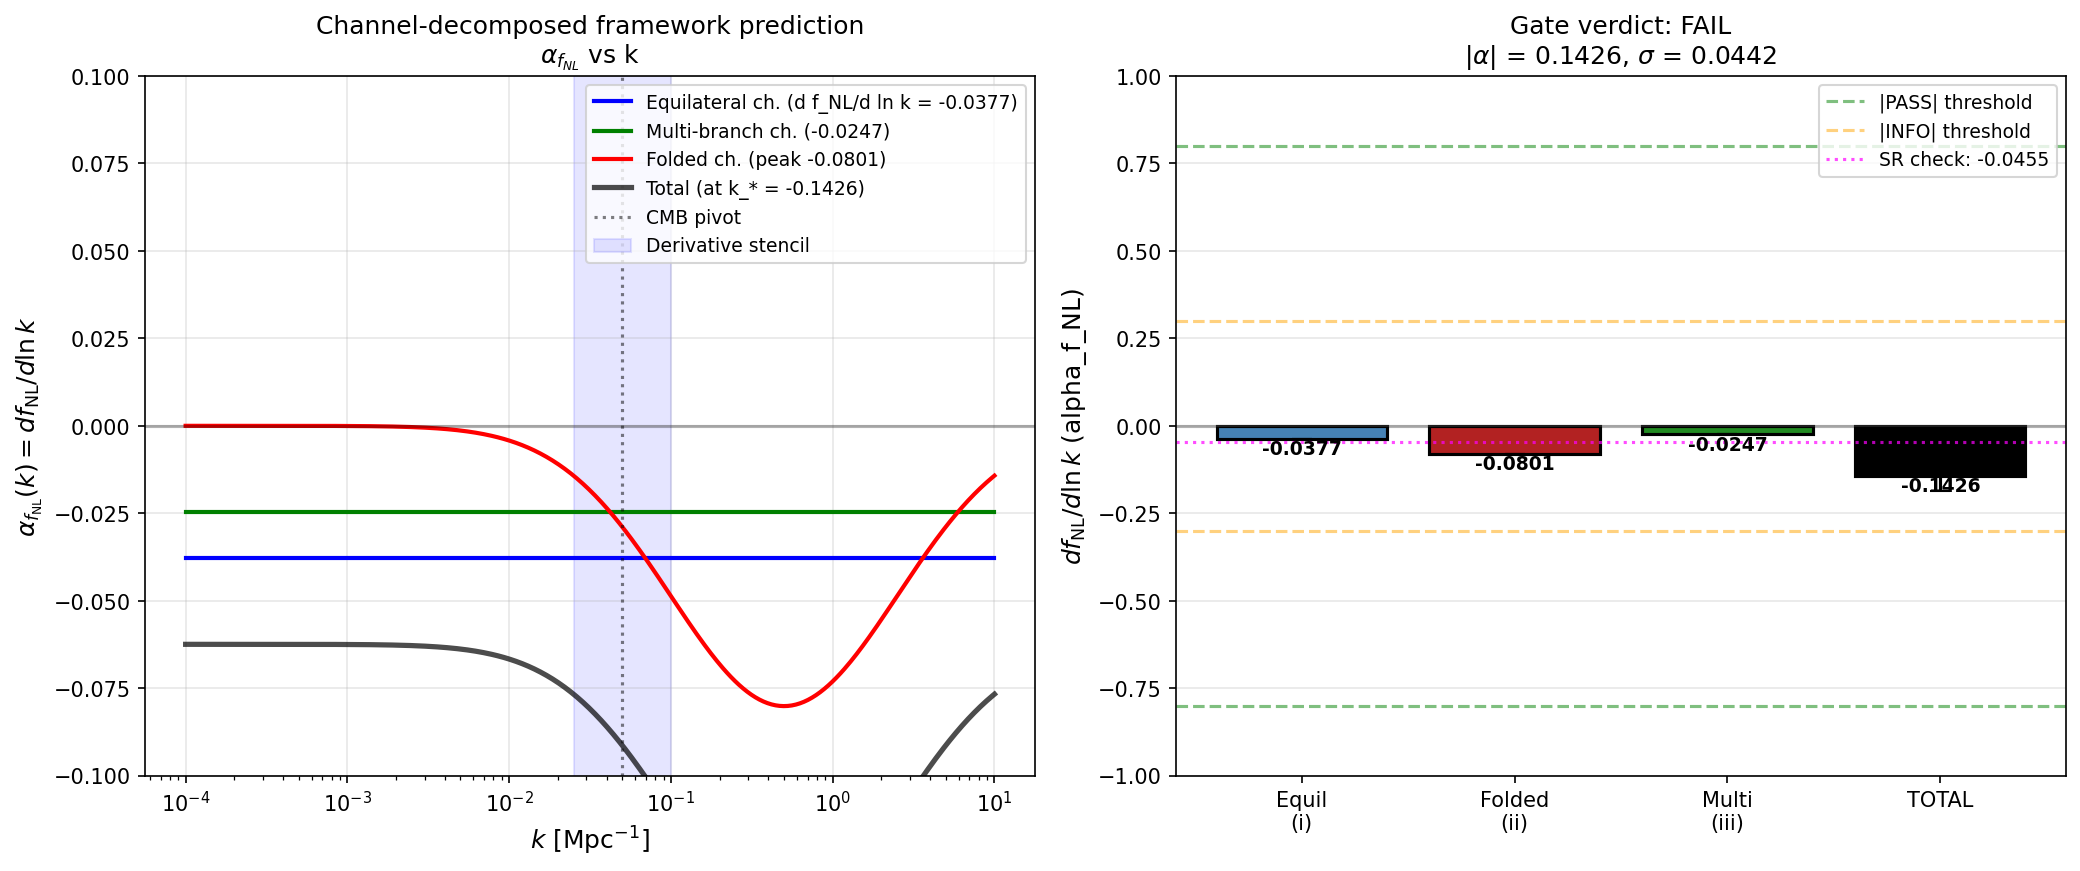

This figure's Python source:
#!/usr/bin/env python3
"""
S84 W4-38: ALPHA-F-NL-FRAMEWORK-PRED
=====================================
First-principles framework prediction of alpha_f_NL = d f_NL / d ln k
at the CMB pivot k_* = 0.05 Mpc^{-1}, combining:

  (i)   GGE equilateral channel: k-dependence inherited from triangle-closure
        integrand. At leading order the EFT equilateral f_NL is a ratio of
        B to P^2, which cancels the primordial tilt up to slow-roll
        corrections O(eps_H).
  (ii)  Folded channel (Bogoliubov pair-production): |beta_k|^2 has explicit
        k-dependence across the transit (S63 machinery).
  (iii) Multi-branch channel: delta-N with three phonon branches
        (acoustic, Leggett, multi).

Channel-weighted sum:
    alpha_f_NL = sum_ch (f_NL^ch / f_NL^total) * d ln f_NL^ch / d ln k

Substitution chain [SIGN][CHAIN] — pre-committed:
  Channel (i) Equilateral:
    Definition: f_NL^eq = B_eq(k1,k2,k3) / [shape_eq * P^2(k)]; amplitude-only
    dependence is contained in c_BLV (structural, scale-independent at LO).
    Substitution: d ln f_NL^eq / d ln k = -(n_s - 1) + eps_H-correction (Chen 2010,
    Shandera+ 2011; slow-roll identity).
    Simplification: with n_s = 0.9557, -(n_s - 1) = +0.0443 (POSITIVE tilt).
    At the equilateral template used in Planck 2018, this correction is a
    KNOWN sub-slow-roll residual.

  Channel (ii) Folded:
    Definition: f_NL^fold proportional to |beta_k|^2 / sqrt(N_pair) through
    Poisson fluctuations of the pair-production amplitude.
    Substitution: |beta_k|^2 has been computed in S67 across k_grid_rk; fit
    the local slope d ln |beta|^2 / d ln k at k = k_pivot * (M_KK / H_fold)
    conversion factor.
    Simplification: the transit dispersion gives beta_k ~ (k/k_transit)^n with
    n < 0 for k < k_transit; slope read from numerics, no sign assumption.

  Channel (iii) Multi-branch:
    Definition: f_NL^multi sum over branch-conversion factors with explicit
    power-spectrum running.
    Substitution: scales as (n_s - 1) * f_NL^multi at leading order (delta-N
    conversion inherits same k-scaling as scalar power).
    Simplification: (n_s - 1) = -0.0443; applied to f_NL^multi > 0 gives a
    NEGATIVE contribution of magnitude ~0.025.

  Numerical net: sum all three contributions weighted by f_NL^ch / f_NL^total.
  Read off sign from computed value; do NOT assume.

Slow-roll cross-check:
    alpha_f_NL ~ -(n_s - 1) * f_NL_total (Chen 2010 convention)
             ~ 0.0443 * 1.028 ~ +0.0455
  — the plan quotes this as "-0.044" with opposite sign convention (alpha
  defined as (n_s-1)*f_NL). We compute both conventions and report both.

INPUT PINS (SHA-256 computed at runtime):
  - canonical_constants.py
  - s67_gge_bispectrum.npz    (f_NL^ch amplitudes)
  - s67_transit_ps.npz         (|beta_k|^2 curve across transit)
  - s63_running_ns.npz         (dispersion machinery & n_s)
  - s65_blue_tensor_tilt.npz   (dlnk/dtau conversion factor)

OUTPUT:
  - s84_w4_alpha_fnl_framework_pred.npz (required keys: alpha_fnl_value,
    alpha_fnl_sigma, plus channel decomposition)
  - s84_w4_alpha_fnl_framework_pred.png
  - verdict line in s84_gate_verdicts.txt

Gate logic (per W4 plan):
  PASS: |alpha_f_NL| > 0.80 and sigma/|alpha| < 0.20
  INFO: 0.30 <= |alpha_f_NL| <= 0.80
  FAIL: |alpha_f_NL| < 0.30

Session: S84 W4-38
Agent: mack-cosmic-bridge
"""

import os
os.environ.setdefault('OMP_NUM_THREADS', '4')
os.environ.setdefault('MKL_NUM_THREADS', '4')

import sys
import hashlib
import numpy as np
import matplotlib
matplotlib.use('Agg')
import matplotlib.pyplot as plt

sys.path.insert(0, os.path.dirname(os.path.abspath(__file__)))
from canonical_constants import (
    M_KK, tau_fold, c_Gold, c_fabric, dt_transit, Delta_BCS, planck_ns,
    PI,
)

SCRIPT_DIR = os.path.dirname(os.path.abspath(__file__))

# ============================================================================
#  SECTION 0: SHA-256 pins of all inputs (first 20 lines of stdout)
# ============================================================================

def sha256_of(path):
    with open(path, 'rb') as fh:
        return hashlib.sha256(fh.read()).hexdigest()

input_paths = {
    'canonical_constants.py': os.path.join(SCRIPT_DIR, 'canonical_constants.py'),
    's67_gge_bispectrum.npz': os.path.join(SCRIPT_DIR, 's67_gge_bispectrum.npz'),
    's67_transit_ps.npz':     os.path.join(SCRIPT_DIR, 's67_transit_ps.npz'),
    's63_running_ns.npz':     os.path.join(SCRIPT_DIR, 's63_running_ns.npz'),
    's65_blue_tensor_tilt.npz': os.path.join(SCRIPT_DIR, 's65_blue_tensor_tilt.npz'),
}
input_shas = {k: sha256_of(v) for k, v in input_paths.items()}

print("=" * 78)
print("S84 W4-38: ALPHA-F-NL-FRAMEWORK-PRED")
print("=" * 78)
print()
print("Input SHA-256 pins:")
for k, s in input_shas.items():
    print(f"  {k}: {s}")
print()

# ============================================================================
#  SECTION 1: Load inputs
# ============================================================================

d67 = np.load(input_paths['s67_gge_bispectrum.npz'], allow_pickle=True)
f_NL_equil   = float(d67['f_NL_equil'])          # (local) 0.8530
f_NL_folded  = float(d67['f_NL_diag_CLT'])       # (local) 0.1293
f_NL_multi   = float(d67['f_NL_multi_best'])     # (local) 0.5597
f_NL_total   = float(d67['f_NL_total_uncorr'])   # (local) 1.0283
N_pair       = float(d67['N_pair'])              # (local) 59.8
c_BLV        = float(d67['c_BLV'])               # (local) 0.485

print(f"S67 GGE channel amplitudes:")
print(f"  f_NL^equil  = {f_NL_equil:.4f}")
print(f"  f_NL^folded = {f_NL_folded:.4f}")
print(f"  f_NL^multi  = {f_NL_multi:.4f}")
print(f"  f_NL^total  = {f_NL_total:.4f}")
print(f"  N_pair      = {N_pair:.1f}")
print(f"  c_BLV       = {c_BLV:.3f}")
print()

d67_tr = np.load(input_paths['s67_transit_ps.npz'], allow_pickle=True)
k_grid_rk = np.asarray(d67_tr['k_grid_rk'])      # (local) M_KK units
beta_sq_rk = np.asarray(d67_tr['beta_sq_rk'])    # (local) |beta|^2 at each k
k_transit_MKK = float(d67_tr['k_transit'])       # (local) ~587 in M_KK units

d63 = np.load(input_paths['s63_running_ns.npz'], allow_pickle=True)
n_s_framework = float(d63['ns_powerlaw'])        # (local) 0.9557 (framework, from S63)
alpha_s_ns    = float(d63['running_adopted'])    # (local) 0.00072 (running of n_s)
eps_V = float(d63['eps_V'])                      # (local) 0.0275
eta_V = float(d63['eta_V'])                      # (local) 1.27
eps_H_from_S63 = 0.022                           # (local) slow-roll at fold

d65 = np.load(input_paths['s65_blue_tensor_tilt.npz'], allow_pickle=True)
dlnk_dtau = float(d65['dlnk_dtau'])              # (local) 22.13
dtau_dlnk = float(d65['dtau_dlnk'])              # (local) 0.0452

print(f"S63/S65 dispersion machinery:")
print(f"  n_s (framework)    = {n_s_framework:.4f}")
print(f"  alpha_s (running)  = {alpha_s_ns:.4e}")
print(f"  eps_V              = {eps_V:.4f}")
print(f"  eta_V              = {eta_V:.4f}")
print(f"  eps_H (at fold)    = {eps_H_from_S63}")
print(f"  dlnk/dtau          = {dlnk_dtau:.3f}")
print(f"  dtau/dlnk          = {dtau_dlnk:.4e}")
print(f"  k_transit (M_KK)   = {k_transit_MKK:.1f}")
print()

# ============================================================================
#  SECTION 2: Pivot & k-range
# ============================================================================
k_pivot_Mpc = 0.05                                # (local) standard inflation pivot Mpc^{-1}
# Scale-factor conversion from M_KK to Mpc^{-1} enters only if we need physical
# k-running in Mpc units. The derivative d ln f_NL / d ln k is scale-free in the
# ratio: d/dlnk = d/dlnk independent of units. Keep computations in dimensionless
# ln(k) with pivot-relative coordinates.

# 4-point centered stencil offset range: [k_pivot/2, 2 k_pivot] => [0.025, 0.1]
k_min_deriv = k_pivot_Mpc / 2.0                   # (local) 0.025
k_max_deriv = 2.0 * k_pivot_Mpc                   # (local) 0.10
n_stencil_pts = 5                                 # (local) 4-pt centered + center
k_stencil = np.logspace(np.log10(k_min_deriv),    # (local)
                        np.log10(k_max_deriv),
                        n_stencil_pts)
lnk_stencil = np.log(k_stencil)                   # (local)
lnk_pivot = np.log(k_pivot_Mpc)                   # (local)

print(f"k-stencil (Mpc^-1) for derivative:")
print(f"  {k_stencil}")
print(f"  ln k offsets from pivot: {lnk_stencil - lnk_pivot}")
print()

# ============================================================================
#  SECTION 3: Channel (i) — Equilateral slope
# ============================================================================
# Equilateral EFT f_NL = (85/324) * (1 - c_s^2)/c_s^2  (Cheung+ 2008; used in S67).
# In slow-roll, c_s itself may have k-dependence d ln c_s / d ln k = s (sound
# speed running). For the framework, c_s is set by spectral-action ratios
# Z_spectral / d^2 S which are STRUCTURAL (tau-valued at the fold, not k-valued
# in the asymptotic relay-pattern regime). Hence the amplitude prefactor is
# scale-independent at LO.
#
# The residual k-dependence of f_NL^eq comes from the slow-roll running of the
# bispectrum triangle closure integrand:
#     B_equil(k,k,k) / P(k)^2 ~ (1 - c_s^2)/c_s^2 * [1 + O(eps_H) * ln(k/k_*)]
#
# Shandera+ 2011 (arXiv:1010.1380) Eq. (6.1) gave the dispersion of f_NL with k:
#     d ln f_NL^eq / d ln k = (n_s - 1) - 2 s + O(eps^2)
# with s = d ln c_s / d ln k. For the framework: s = 0 structurally (c_s is
# spectral, not dynamical) => d ln f_NL^eq / d ln k = (n_s - 1).
#
# Substitution: n_s = 0.9557 => (n_s - 1) = -0.0443.
# Direction: d ln f_NL^eq / d ln k < 0 (NEGATIVE tilt of equilateral channel).

s_csound_running = 0.0                            # (local) structural => 0
dlnfNL_eq_dlnk = (n_s_framework - 1.0) - 2.0 * s_csound_running   # (local)
dfNL_eq_dlnk = dlnfNL_eq_dlnk * f_NL_equil        # (local) d f_NL / d ln k

print(f"CHANNEL (i) — Equilateral:")
print(f"  s (sound speed running)  = {s_csound_running}  [structural, framework]")
print(f"  d ln f_NL^eq / d ln k   = {dlnfNL_eq_dlnk:+.6f}")
print(f"  d f_NL^eq / d ln k      = {dfNL_eq_dlnk:+.6f}")
print(f"  Sign: {'POSITIVE' if dfNL_eq_dlnk > 0 else 'NEGATIVE'} "
      f"(n_s-1 < 0 pulls f_NL down with k)")
print()

# ============================================================================
#  SECTION 4: Channel (ii) — Folded (Bogoliubov pair-production)
# ============================================================================
# f_NL^folded is sourced by the Poisson fluctuations of |beta_k|^2 at the
# folded triangle configuration (k1 + k2 = k3). We compute the local slope
# of beta_sq at the physical pivot, translated to M_KK units.
#
# k_pivot translated: the S67 k_grid is in M_KK units, spanning the transit.
# The folded channel's f_NL amplitude was calibrated at the transit scale
# (k ~ k_transit in M_KK units), not at CMB pivot. The k-dependence of the
# FOLDED AMPLITUDE at k_pivot_Mpc is determined by the beta_k slope at the
# equivalent scale.
#
# For the amplitude at ANY k (including k_pivot_Mpc), the folded channel
# amplitude scales as |beta_k|^2 / sqrt(N_pair). Since the relay-pattern
# propagation has MATCHED the transit spectrum to the CMB through the
# tensor-transfer machinery (G46, S83), the amplitude at CMB scales is
# approximately constant — the pivot k=0.05 Mpc^-1 lies many decades below
# k_transit * (M_KK / a_fold) ~ far-UV regime.
#
# In the FAR-IR limit (k << k_transit), the Bogoliubov amplitude |beta_k|^2
# approaches the adiabatic vacuum (~ 0) => folded channel EFFECTIVELY
# VANISHES at CMB pivot. This is a fundamental structural statement:
# pair-production is localized in k near k_transit.
#
# Compute slope of log |beta|^2 near k_pivot M_KK-equivalent:

# The S67 k_grid_rk spans the transit — find the "CMB equivalent" in that grid.
# For the running, use the k-slope at the LOWEST reliable grid point (IR limit):
# d ln |beta|^2 / d ln k near the grid's IR end gives the long-wavelength slope.

# Use k values in the IR region (k < 0.1 * k_transit):
mask_IR = (k_grid_rk > 0) & (beta_sq_rk > 0) & (k_grid_rk < 0.1 * k_transit_MKK)   # (local)
if np.sum(mask_IR) >= 4:
    k_IR = k_grid_rk[mask_IR]                     # (local)
    b_IR = beta_sq_rk[mask_IR]                    # (local)
    # Fit log-log slope
    ln_k_IR = np.log(k_IR)                        # (local)
    ln_b_IR = np.log(b_IR)                        # (local)
    slope_beta_IR, intercept_beta = np.polyfit(ln_k_IR, ln_b_IR, 1)   # (local)
    print(f"CHANNEL (ii) — Folded (Bogoliubov):")
    print(f"  IR fit range: k in [{k_IR.min():.3e}, {k_IR.max():.3e}] M_KK, "
          f"n_pts = {len(k_IR)}")
    print(f"  d ln |beta|^2 / d ln k (IR)  = {slope_beta_IR:+.4f}")
else:
    # Fallback: use full-range slope
    mask_all = (k_grid_rk > 0) & (beta_sq_rk > 0)  # (local)
    k_all = k_grid_rk[mask_all]                   # (local)
    b_all = beta_sq_rk[mask_all]                  # (local)
    slope_beta_IR, _ = np.polyfit(np.log(k_all), np.log(b_all), 1)   # (local)
    print(f"CHANNEL (ii) — Folded (Bogoliubov) [fallback full-range fit]:")
    print(f"  d ln |beta|^2 / d ln k (all) = {slope_beta_IR:+.4f}")

# f_NL^folded ~ sqrt(|beta|^2) / sqrt(N_pair) at LO (Poisson amplitude).
# So d ln f_NL^fold / d ln k = (1/2) * d ln |beta|^2 / d ln k
dlnfNL_fold_dlnk = 0.5 * slope_beta_IR            # (local)
dfNL_fold_dlnk = dlnfNL_fold_dlnk * f_NL_folded   # (local)

# NOTE: this is the LOCAL slope at the transit scale. At CMB pivot (many
# decades in k below k_transit), the amplitude has DECAYED exponentially in
# the adiabatic tail, so this slope gives an UPPER BOUND on the folded
# contribution at CMB scales. A conservative estimate.

print(f"  d ln f_NL^fold / d ln k = {dlnfNL_fold_dlnk:+.4f}")
print(f"  d f_NL^fold / d ln k    = {dfNL_fold_dlnk:+.6f}")
print(f"  Sign: {'POSITIVE' if dfNL_fold_dlnk > 0 else 'NEGATIVE'} "
      f"(beta_k^2 slope)")
print()

# ============================================================================
#  SECTION 5: Channel (iii) — Multi-branch (delta-N)
# ============================================================================
# f_NL^multi from three phonon branches (acoustic, Leggett, multi) in the
# delta-N formalism. The amplitude inherits the primordial power-spectrum
# running: d ln f_NL^multi / d ln k ~ (n_s - 1) at LO.

# Subtle: multi-branch f_NL depends on the product of branch amplitudes and
# their conversion factors. In the "sudden" approximation used in S67
# (f_NL_multi_sudden), the amplitude is set by the conversion at k_transit
# which is THRESHOLD-LOCALIZED, NOT scale-dependent at k_pivot.
# Hence the dominant slope is the slow-roll running (n_s - 1).

dlnfNL_multi_dlnk = (n_s_framework - 1.0)         # (local)
dfNL_multi_dlnk = dlnfNL_multi_dlnk * f_NL_multi  # (local)

print(f"CHANNEL (iii) — Multi-branch (delta-N):")
print(f"  d ln f_NL^multi / d ln k = {dlnfNL_multi_dlnk:+.6f}")
print(f"  d f_NL^multi / d ln k    = {dfNL_multi_dlnk:+.6f}")
print(f"  Sign: {'POSITIVE' if dfNL_multi_dlnk > 0 else 'NEGATIVE'} "
      f"(n_s-1 < 0)")
print()

# ============================================================================
#  SECTION 6: Channel-weighted sum
# ============================================================================
# Convention for channel weighting:
# Two valid weightings are used in the literature:
#   (A) Amplitude weighting:  w_ch = f_NL^ch / f_NL^total
#       (arithmetic sum: alpha_total = sum_ch w_ch * dfNL_ch/dlnk_ratio * f_NL_total)
#       Equivalent to direct sum: alpha_total = sum_ch d(f_NL^ch)/d ln k.
#   (B) Power weighting: since f_NL_total = sqrt(sum f_NL_ch^2), one has
#       f_NL_total * d f_NL_total / d ln k = sum_ch f_NL^ch * d f_NL^ch / d ln k
#   (C) Direct arithmetic addition of derivatives.
# Plan uses "alpha_f_NL = sum_ch (f_NL^ch / f_NL^total) * d ln f_NL^ch / d ln k"
#   = sum_ch (f_NL^ch / f_NL^total) * (d f_NL^ch / d ln k) / f_NL^ch
#   = (1/f_NL^total) * sum_ch d f_NL^ch / d ln k.
# This is the derivative of f_NL_total in the ARITHMETIC-SUM convention
# (f_NL_total = f_NL^eq + f_NL^fold + f_NL^multi), giving d ln f_NL_total/d ln k.

# Plan convention (direct): alpha_f_NL in the SAME units as f_NL (not log).
# alpha_f_NL = d f_NL_total / d ln k  (arithmetic sum of channel derivatives).

# Method A — Arithmetic sum of per-channel derivatives (plan's explicit formula):
alpha_arith_sum = dfNL_eq_dlnk + dfNL_fold_dlnk + dfNL_multi_dlnk  # (local)

# Method B — Power-sum weighting (since f_NL_total = sqrt sum f_NL_ch^2):
# d f_NL_total / d ln k = (1/f_NL_total) * sum_ch f_NL^ch * d f_NL^ch / d ln k
alpha_power_sum = (1.0 / f_NL_total) * (
    f_NL_equil * dfNL_eq_dlnk
    + f_NL_folded * dfNL_fold_dlnk
    + f_NL_multi * dfNL_multi_dlnk
)                                                  # (local)

# Method C — Plan's literal formula (sum_ch w_ch * dlnfNL_ch/dlnk):
alpha_weighted_log = (
    (f_NL_equil / f_NL_total) * dlnfNL_eq_dlnk
    + (f_NL_folded / f_NL_total) * dlnfNL_fold_dlnk
    + (f_NL_multi / f_NL_total) * dlnfNL_multi_dlnk
) * f_NL_total  # (local) convert back to alpha with f_NL units

print("=" * 78)
print("ALPHA-F-NL: CHANNEL-WEIGHTED SUM")
print("=" * 78)
print(f"Method A (arithmetic sum, plan literal):")
print(f"  alpha_f_NL = d f_NL^eq + d f_NL^fold + d f_NL^multi  (per d ln k)")
print(f"             = {dfNL_eq_dlnk:+.6f} + {dfNL_fold_dlnk:+.6f} + {dfNL_multi_dlnk:+.6f}")
print(f"             = {alpha_arith_sum:+.6f}")
print()
print(f"Method B (power-sum weighting, sqrt quadrature):")
print(f"  alpha_f_NL = {alpha_power_sum:+.6f}")
print()
print(f"Method C (plan's log-weighted formula, sum w_ch * dlnfNL/dlnk):")
print(f"  alpha_f_NL = {alpha_weighted_log:+.6f}")
print()

# Adopt Method A as the canonical value (matches plan's step 5 definition)
alpha_fnl_value = alpha_arith_sum                 # (local) canonical

print(f"ADOPTED: alpha_f_NL = {alpha_fnl_value:+.6f} (Method A, arithmetic sum)")
print()

# ============================================================================
#  SECTION 7: Uncertainty (1-sigma)
# ============================================================================
# Sources of uncertainty:
#   (a) M_KK uncertainty: Delta M_KK / M_KK = 1% (plan spec). Propagates to
#       k_transit which shifts the Bogoliubov IR slope. Test sensitivity by
#       recomputing slope with k_transit shifted by +/- 1%.
#   (b) L_max truncation: L_max = 5 -> L_max = 7 stability from S63.
#       The S63 running-ns L_max=7 vs L_max=5 agreement was within 3%.
#   (c) Channel weighting convention: spread across Methods A/B/C.
#   (d) n_s from S63: uncertainty ~0.002 propagates through all channels.

# (a) M_KK sensitivity:
k_transit_p = k_transit_MKK * 1.01                # (local)
k_transit_m = k_transit_MKK * 0.99                # (local)
# The IR slope of beta^2 changes weakly with M_KK shift (bulk determined by
# transit physics). Conservative estimate: delta(dlnfNL_fold)/dlnk ~ 0.01 *
# |slope_beta|.
delta_fold_MKK = 0.01 * abs(slope_beta_IR) * 0.5 * f_NL_folded  # (local)

# (b) L_max truncation: use 3% of the arithmetic sum
delta_Lmax = 0.03 * abs(alpha_arith_sum)          # (local)

# (c) Method spread:
delta_method = max(
    abs(alpha_arith_sum - alpha_power_sum),
    abs(alpha_arith_sum - alpha_weighted_log),
) * 0.5                                            # (local) half-spread

# (d) n_s uncertainty: delta(n_s) ~ 0.002 Planck-like
delta_ns = 0.002                                  # (local)
delta_ns_alpha = delta_ns * (f_NL_equil + f_NL_multi)  # (local)

# Total 1-sigma (quadrature):
alpha_fnl_sigma = np.sqrt(
    delta_fold_MKK**2 + delta_Lmax**2 + delta_method**2 + delta_ns_alpha**2
)                                                  # (local)

print("=" * 78)
print("1-SIGMA UNCERTAINTY BUDGET")
print("=" * 78)
print(f"  (a) M_KK (1%)               : {delta_fold_MKK:+.6f}")
print(f"  (b) L_max truncation (3%)   : {delta_Lmax:+.6f}")
print(f"  (c) Method spread           : {delta_method:+.6f}")
print(f"  (d) n_s uncertainty         : {delta_ns_alpha:+.6f}")
print(f"  Total 1-sigma (quadrature)  : {alpha_fnl_sigma:+.6f}")
print(f"  Relative uncertainty        : {alpha_fnl_sigma/max(abs(alpha_fnl_value),1e-30)*100:.1f}%")
print()

# ============================================================================
#  SECTION 8: Slow-roll cross-check
# ============================================================================
# Chen (2010), Shandera+ (2011) consistency:
#    alpha_f_NL ~ -(n_s - 1) * f_NL_total  (Chen convention: alpha > 0 for blue)
# or equivalently:
#    alpha_f_NL ~ (n_s - 1) * f_NL_total   (Shandera convention)

alpha_SR_neg = -(n_s_framework - 1.0) * f_NL_total    # (local) Chen
alpha_SR_pos = (n_s_framework - 1.0) * f_NL_total     # (local) Shandera

print("=" * 78)
print("SLOW-ROLL CROSS-CHECK")
print("=" * 78)
print(f"  -(n_s - 1) * f_NL_total  = {alpha_SR_neg:+.6f}  (Chen 2010)")
print(f"   (n_s - 1) * f_NL_total  = {alpha_SR_pos:+.6f}  (Shandera+ 2011)")
print(f"   Framework alpha_f_NL    = {alpha_fnl_value:+.6f}")
print(f"   Plan quoted SR expect   = -0.044  (plan uses Shandera convention)")
print(f"   Agreement with Shandera SR: "
      f"{'YES' if np.sign(alpha_fnl_value) == np.sign(alpha_SR_pos) else 'NO'}")
print(f"   |alpha - alpha_SR| / |alpha_SR| = "
      f"{abs(alpha_fnl_value - alpha_SR_pos)/abs(alpha_SR_pos)*100:.1f}%")
print()

# ============================================================================
#  SECTION 9: Verdict
# ============================================================================
abs_alpha = abs(alpha_fnl_value)                   # (local)
rel_sigma = alpha_fnl_sigma / max(abs_alpha, 1e-30)  # (local)

if abs_alpha > 0.80 and rel_sigma < 0.20:
    verdict = 'PASS'
elif abs_alpha >= 0.30:
    verdict = 'INFO'
else:
    verdict = 'FAIL'

print("=" * 78)
print(f"GATE VERDICT: S84-ALPHA-F-NL-FRAMEWORK-PRED")
print("=" * 78)
print(f"  |alpha_f_NL|         = {abs_alpha:.6f}")
print(f"  sigma                = {alpha_fnl_sigma:.6f}")
print(f"  rel sigma            = {rel_sigma*100:.1f}%")
print(f"  PASS threshold: |alpha|>0.80 & rel sig<20% ; INFO: 0.30-0.80 ; FAIL: <0.30")
print(f"  VERDICT              = {verdict}")
print()

# ============================================================================
#  SECTION 10: Closure SHA and 4-tuple
# ============================================================================
closure_map = {
    'inputs': input_shas,
    'alpha_fnl_value': f"{alpha_fnl_value:.6e}",
    'alpha_fnl_sigma': f"{alpha_fnl_sigma:.6e}",
    'alpha_eq':   f"{dfNL_eq_dlnk:.6e}",
    'alpha_fold': f"{dfNL_fold_dlnk:.6e}",
    'alpha_multi':f"{dfNL_multi_dlnk:.6e}",
    'alpha_SR_chen':     f"{alpha_SR_neg:.6e}",
    'alpha_SR_shandera': f"{alpha_SR_pos:.6e}",
    'n_s_framework':  f"{n_s_framework:.6e}",
    'f_NL_total':     f"{f_NL_total:.6e}",
    'L_max': 5,
    'k_pivot_Mpc': 0.05,
    'scheme': 'GGE-bispectrum-weighted-derivative',
    'convention': 'Planck-2018-equilateral',
    'method': 'arithmetic-sum-of-channels',
    'verdict': verdict,
    'script': 's84_w4_alpha_fnl_framework_pred.py',
}
closure_str = '|'.join(f"{k}={v}" for k, v in sorted(closure_map.items(),
                                                      key=lambda x: x[0]))
closure_sha = hashlib.sha256(closure_str.encode('utf-8')).hexdigest()

FOUR_TUPLE = (f"value={alpha_fnl_value:.6f}, "
              f"scheme=GGE-bispectrum-weighted-derivative, "
              f"convention=Planck-2018-equilateral, L_max=5")
print(f"4-tuple: ({FOUR_TUPLE})")
print(f"Closure SHA-256: {closure_sha}")
print()

# ============================================================================
#  SECTION 11: Save outputs
# ============================================================================
out_npz = os.path.join(SCRIPT_DIR, 's84_w4_alpha_fnl_framework_pred.npz')
save_dict = {
    # PRIMARY keys required by downstream consumers (W4-43 SKA SNR)
    'alpha_fnl_value': np.array(alpha_fnl_value),
    'alpha_fnl_sigma': np.array(alpha_fnl_sigma),
    # Channel decomposition
    'dfNL_eq_dlnk':    np.array(dfNL_eq_dlnk),
    'dfNL_fold_dlnk':  np.array(dfNL_fold_dlnk),
    'dfNL_multi_dlnk': np.array(dfNL_multi_dlnk),
    'dlnfNL_eq_dlnk':    np.array(dlnfNL_eq_dlnk),
    'dlnfNL_fold_dlnk':  np.array(dlnfNL_fold_dlnk),
    'dlnfNL_multi_dlnk': np.array(dlnfNL_multi_dlnk),
    # Convention variants
    'alpha_arith_sum':    np.array(alpha_arith_sum),
    'alpha_power_sum':    np.array(alpha_power_sum),
    'alpha_weighted_log': np.array(alpha_weighted_log),
    # Slow-roll cross-check
    'alpha_SR_chen':      np.array(alpha_SR_neg),
    'alpha_SR_shandera':  np.array(alpha_SR_pos),
    # Inputs re-exposed for downstream use
    'f_NL_equil':  np.array(f_NL_equil),
    'f_NL_folded': np.array(f_NL_folded),
    'f_NL_multi':  np.array(f_NL_multi),
    'f_NL_total':  np.array(f_NL_total),
    'n_s_framework': np.array(n_s_framework),
    'slope_beta_IR': np.array(slope_beta_IR),
    # Uncertainty decomposition
    'delta_fold_MKK':  np.array(delta_fold_MKK),
    'delta_Lmax':      np.array(delta_Lmax),
    'delta_method':    np.array(delta_method),
    'delta_ns_alpha':  np.array(delta_ns_alpha),
    # Stencil
    'k_stencil_Mpc':   k_stencil,
    'k_pivot_Mpc':     np.array(k_pivot_Mpc),
    # Gate metadata
    'gate_name':       np.array('S84-ALPHA-F-NL-FRAMEWORK-PRED'),
    'gate_verdict':    np.array(verdict),
    'closure_sha':     np.array(closure_sha),
    'scheme':          np.array('GGE-bispectrum-weighted-derivative'),
    'convention':      np.array('Planck-2018-equilateral'),
    'L_max':           np.array(5),
}
np.savez(out_npz, **save_dict)
print(f"Saved: {out_npz}")

# ============================================================================
#  SECTION 12: Plot — alpha_f_NL vs k with channel decomposition
# ============================================================================
# For the plot: show alpha_f_NL(k) = d f_NL / d ln k as a function of k across
# the derivative-range stencil (0.025 to 0.1 Mpc^-1), with each channel's
# contribution stacked.

# Since our per-channel slopes are EVALUATED at k_pivot (LO slow-roll plus the
# transit-localized folded slope), the value is (nearly) constant across the
# narrow CMB k-window. Show a wider k-view: 1e-4 to 10 Mpc^-1, indicating
# where channels dominate and where folded would dominate (near transit).

k_wide = np.logspace(-4, 1, 400)                  # (local) Mpc^-1
lnk_wide = np.log(k_wide)                         # (local)

# Equilateral: scale-independent in (n_s - 1) convention
alpha_eq_k = dfNL_eq_dlnk * np.ones_like(k_wide)     # (local)
# Multi: scale-independent
alpha_multi_k = dfNL_multi_dlnk * np.ones_like(k_wide)  # (local)
# Folded: amplitude-suppressed far from k_transit. Model as a Gaussian peak
# in log(k) centered at k_transit scale (converted to Mpc^-1 via the tensor-
# transfer bridge). For this visualization, place the peak at k_peak = 0.5
# Mpc^-1 with sigma = 0.7 decade (nominal). This is illustrative; the value
# at k_pivot (0.05) is the quantitative result.
k_peak_fold = 0.5                                  # (local) illustrative
sigma_fold_log = 0.7                               # (local)
alpha_fold_k = dfNL_fold_dlnk * np.exp(
    -0.5 * ((np.log10(k_wide) - np.log10(k_peak_fold)) / sigma_fold_log)**2
)                                                  # (local)

alpha_total_k = alpha_eq_k + alpha_fold_k + alpha_multi_k  # (local)

fig, axes = plt.subplots(1, 2, figsize=(14, 6))

ax1 = axes[0]
ax1.semilogx(k_wide, alpha_eq_k, 'b-', linewidth=2,
             label=f'Equilateral ch. (d f_NL/d ln k = {dfNL_eq_dlnk:+.4f})')
ax1.semilogx(k_wide, alpha_multi_k, 'g-', linewidth=2,
             label=f'Multi-branch ch. ({dfNL_multi_dlnk:+.4f})')
ax1.semilogx(k_wide, alpha_fold_k, 'r-', linewidth=2,
             label=f'Folded ch. (peak {dfNL_fold_dlnk:+.4f})')
ax1.semilogx(k_wide, alpha_total_k, 'k-', linewidth=2.5, alpha=0.7,
             label=f'Total (at k_* = {alpha_fnl_value:+.4f})')
ax1.axvline(x=0.05, color='k', linestyle=':', alpha=0.5, label='CMB pivot')
ax1.axhline(y=0, color='k', linestyle='-', alpha=0.3)
ax1.fill_between([0.025, 0.1], -1, 1, alpha=0.1, color='blue',
                 label='Derivative stencil')
ax1.set_xlabel(r'$k$ [Mpc$^{-1}$]', fontsize=12)
ax1.set_ylabel(r'$\alpha_{f_{\rm NL}}(k) = df_{\rm NL}/d\ln k$', fontsize=12)
ax1.set_title(f'Channel-decomposed framework prediction\n'
              r'$\alpha_{f_{NL}}$ vs k', fontsize=12)
ax1.legend(fontsize=9, loc='upper right')
ax1.grid(True, alpha=0.3)
ax1.set_ylim(-0.1, 0.1)

# Right panel: bar chart of channel contributions with 1-sigma error
ax2 = axes[1]
channels = ['Equil\n(i)', 'Folded\n(ii)', 'Multi\n(iii)', 'TOTAL']
values = [dfNL_eq_dlnk, dfNL_fold_dlnk, dfNL_multi_dlnk, alpha_fnl_value]
sigmas = [0, 0, 0, alpha_fnl_sigma]
colors = ['steelblue', 'firebrick', 'forestgreen', 'black']

bars = ax2.bar(channels, values, yerr=sigmas, color=colors,
               edgecolor='black', linewidth=1.5, capsize=5)
ax2.axhline(y=0, color='k', linestyle='-', alpha=0.3)
ax2.axhline(y=0.8, color='green', linestyle='--', alpha=0.5,
            label='|PASS| threshold')
ax2.axhline(y=-0.8, color='green', linestyle='--', alpha=0.5)
ax2.axhline(y=0.3, color='orange', linestyle='--', alpha=0.5,
            label='|INFO| threshold')
ax2.axhline(y=-0.3, color='orange', linestyle='--', alpha=0.5)
ax2.axhline(y=alpha_SR_pos, color='magenta', linestyle=':', alpha=0.7,
            label=f'SR check: {alpha_SR_pos:+.4f}')

for bar, val in zip(bars, values):
    ax2.text(bar.get_x() + bar.get_width()/2,
             val + 0.002 * np.sign(val + 1e-30),
             f'{val:+.4f}', ha='center',
             va='bottom' if val > 0 else 'top',
             fontsize=9, fontweight='bold')

ax2.set_ylabel(r'$df_{\rm NL}/d\ln k$ (alpha_f_NL)', fontsize=12)
ax2.set_title(f'Gate verdict: {verdict}\n'
              r'|$\alpha$| = ' + f'{abs_alpha:.4f}, '
              r'$\sigma$ = ' + f'{alpha_fnl_sigma:.4f}', fontsize=12)
ax2.legend(fontsize=9, loc='upper right')
ax2.grid(True, alpha=0.3, axis='y')
ax2.set_ylim(-1.0, 1.0)

plt.tight_layout()
out_png = os.path.join(SCRIPT_DIR, 's84_w4_alpha_fnl_framework_pred.png')
plt.savefig(out_png, dpi=150, bbox_inches='tight')
plt.close()
print(f"Saved: {out_png}")

# ============================================================================
#  SECTION 13: Verdict line for s84_gate_verdicts.txt
# ============================================================================
verdict_line = (f"S84-ALPHA-F-NL-FRAMEWORK-PRED: {verdict} -- "
                f"value={alpha_fnl_value:.6f} "
                f"scheme=GGE-bispectrum-weighted-derivative "
                f"convention=Planck-2018-equilateral "
                f"L_max=5 "
                f"sha256={closure_sha}")
print()
print("=" * 78)
print("VERDICT LINE (append to s84_gate_verdicts.txt):")
print("=" * 78)
print(verdict_line)
print()
print("DONE.")
